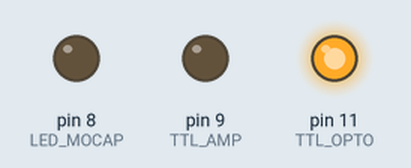
Bench run of a sketch on a simulated Arduino Uno, built with avr-gcc and run on an emulated ATmega328P. Parts: output pins drawn as LEDs (lit = HIGH).

Above: at 0.05 s.
At 2.6 s:
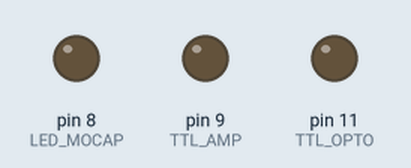
Timing chart, 0 to 6.6 s (numbered marks = the images above):
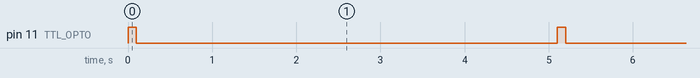

Measured:
- by itself, pin 11 (TTL_OPTO): alternates HIGH for 0.10 s and LOW for 5.0 s

The sketch:

Opto_1sec.ino
```cpp
//////////////////////////////////////////////////////////////////////////////////////////
// Definitions
//////////////////////////////////////////////////////////////////////////////////////////


    #define SENSORPIN 7 // Input/Sensor of the IR Beam
    #define REMOTEPIN 10 // Input of the remote receiver

    #define TTL_AMP 9
    #define TTL_OPTO 11

    #define LED_MOCAP 8 //Output LED to sync MOCAP


    //Add variables for opto frequency


//////////////////////////////////////////////////////////////////////////////////////////
// Setup
//////////////////////////////////////////////////////////////////////////////////////////

    void setup() {
      // initialize the LED pin as an output:
      pinMode(LED_MOCAP, OUTPUT);
      digitalWrite(LED_MOCAP, LOW);

      // initialize the TTL pin as an output:

      pinMode(TTL_AMP, OUTPUT);
      digitalWrite(TTL_AMP, LOW);

      pinMode(TTL_OPTO, OUTPUT);
      digitalWrite(TTL_OPTO, LOW);

      // initialize the sensor pin as an input:
      pinMode(SENSORPIN, INPUT);
      digitalWrite(SENSORPIN, HIGH);


    }


//////////////////////////////////////////////////////////////////////////////////////////
// Functions
//////////////////////////////////////////////////////////////////////////////////////////


//////////////////////////////////////////////////////////////////////////////////////////
//Loop
//////////////////////////////////////////////////////////////////////////////////////////
void loop(){
    digitalWrite(TTL_OPTO, HIGH);
    delay(100);
    digitalWrite(TTL_OPTO, LOW);
    delay(5000);
}
```
